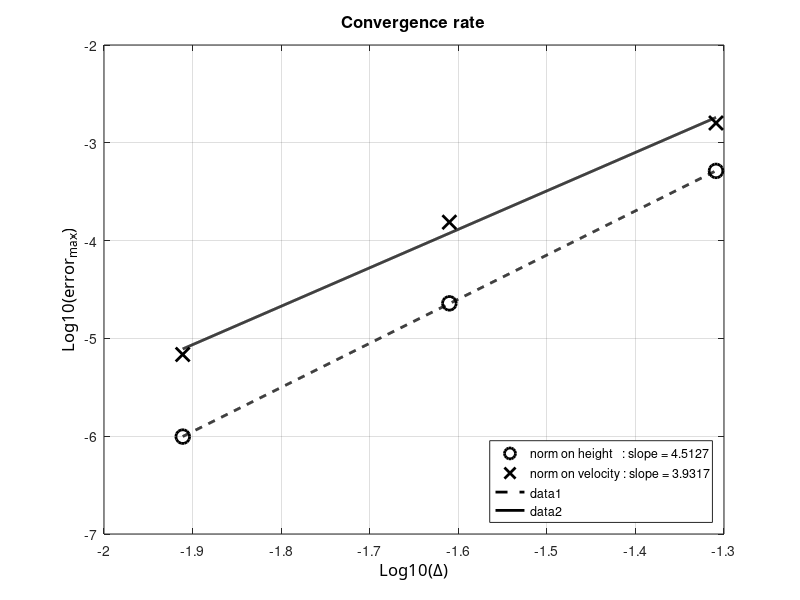

The MATLAB source for this figure:
clc; clear all; close all;

radius=6371220;
N=[32 64 128];
dx=2*pi./(4*N);
test = 1
if test == 1
    %% LSWE test stationnaire h=10000
    eh=[5.1609*10^-4 2.2834*10^-5 9.9035*10^-7];
    ev=[1.5944*10^-3 1.5444*10^-4 6.8467*10^-6];
elseif test == 2
    %% LSWE test exp(-sigma*t) h=10
    eh=[1.5202*10^-3 1.4494*10^-4 1.3400*10^-5];
    ev=[1.4808*10^-3 1.4663*10^-4 6.4788*10^-6];
elseif test == 3
    %% LSWE test exp(-sigma*t) h=10000
    eh=[1.2725*10^-1 7.0431*10^-3 2.7248*10^-4];
    ev=[1.5352*10^-3 1.5060*10^-4 6.6822*10^-6];
end

ldx=log10(dx);
leh=log10(eh);
lev=log10(ev);



%% plot 1
figure(11); 
%% curve 1
hl1=plot(ldx,leh,'ok');
set(hl1,'LineWidth',2.0);
set(hl1,'MarkerSize',10);
set(hl1,'MarkerEdgeColor','k');

hold on;
[a11,b1]=polyfit(ldx,leh,1);
tt=linspace(min(ldx),max(ldx),1000);
lsq1=a11(2)+a11(1)*tt;


%% curve 2
hl1=plot(ldx,lev,'xk');
set(hl1,'LineWidth',2.0);
set(hl1,'MarkerSize',10);
set(hl1,'MarkerEdgeColor','k');

hold on;
[a12,b1]=polyfit(ldx,lev,1);
tt=linspace(min(ldx),max(ldx),1000);
lsq2=a12(2)+a12(1)*tt;



%% legend
legend(['norm on height   : slope = ' num2str(a11(1))],['norm on velocity : slope = ' num2str(a12(1))],'Location','SouthEast')

ha=gca;
xa=get(gca,'Xlabel');
set(ha,'Xgrid','on');
set(xa,'String','Log10(\Delta)');
set (xa,'FontName','Calibri');
set(xa,'FontSize',12);

% ylabel
ha=gca;
ya=get(gca,'Ylabel');
set(ha,'Ygrid','on');
set(ya,'String','Log10(error_{max})');
set (ya,'FontName','Calibri');
set(ya,'FontSize',12);

% title
ha=gca;
xt=get(gca,'Title');
title('Convergence rate');
set (xt,'FontSize',12);


% %% courbes...
hlf1=plot(tt,lsq1,'--k');
set(hlf1,'LineWidth',2.0);

hlf1=plot(tt,lsq2,'-k');
set(hlf1,'LineWidth',2.0);
